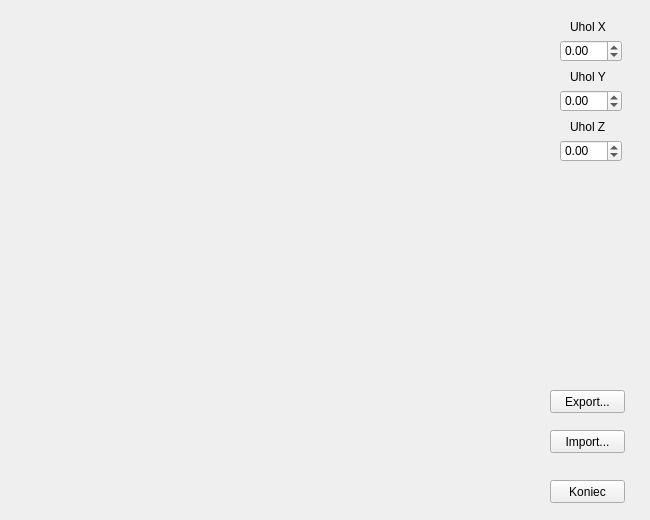
<?xml version="1.0" encoding="UTF-8"?>
<ui version="4.0">
 <class>MainWindow</class>
 <widget class="QMainWindow" name="MainWindow">
  <property name="geometry">
   <rect>
    <x>0</x>
    <y>0</y>
    <width>650</width>
    <height>520</height>
   </rect>
  </property>
  <property name="mouseTracking">
   <bool>true</bool>
  </property>
  <property name="windowTitle">
   <string>Model Exporter</string>
  </property>
  <widget class="QWidget" name="centralWidget">
   <widget class="QPushButton" name="pushButton">
    <property name="geometry">
     <rect>
      <x>550</x>
      <y>480</y>
      <width>75</width>
      <height>23</height>
     </rect>
    </property>
    <property name="text">
     <string>Koniec</string>
    </property>
   </widget>
   <widget class="OpenGLPanel" name="panelGL" native="true">
    <property name="geometry">
     <rect>
      <x>10</x>
      <y>10</y>
      <width>511</width>
      <height>491</height>
     </rect>
    </property>
    <property name="mouseTracking">
     <bool>true</bool>
    </property>
   </widget>
   <widget class="QPushButton" name="pushButton_2">
    <property name="geometry">
     <rect>
      <x>550</x>
      <y>430</y>
      <width>75</width>
      <height>23</height>
     </rect>
    </property>
    <property name="text">
     <string>Import...</string>
    </property>
   </widget>
   <widget class="QPushButton" name="pushButton_3">
    <property name="geometry">
     <rect>
      <x>550</x>
      <y>390</y>
      <width>75</width>
      <height>23</height>
     </rect>
    </property>
    <property name="text">
     <string>Export...</string>
    </property>
   </widget>
   <widget class="QDoubleSpinBox" name="angleX">
    <property name="geometry">
     <rect>
      <x>560</x>
      <y>40</y>
      <width>62</width>
      <height>22</height>
     </rect>
    </property>
    <property name="minimum">
     <double>-360.000000000000000</double>
    </property>
    <property name="maximum">
     <double>360.000000000000000</double>
    </property>
    <property name="singleStep">
     <double>10.000000000000000</double>
    </property>
   </widget>
   <widget class="QDoubleSpinBox" name="angleY">
    <property name="geometry">
     <rect>
      <x>560</x>
      <y>90</y>
      <width>62</width>
      <height>22</height>
     </rect>
    </property>
    <property name="minimum">
     <double>-360.000000000000000</double>
    </property>
    <property name="maximum">
     <double>360.000000000000000</double>
    </property>
    <property name="singleStep">
     <double>10.000000000000000</double>
    </property>
   </widget>
   <widget class="QDoubleSpinBox" name="angleZ">
    <property name="geometry">
     <rect>
      <x>560</x>
      <y>140</y>
      <width>62</width>
      <height>22</height>
     </rect>
    </property>
    <property name="minimum">
     <double>-360.000000000000000</double>
    </property>
    <property name="maximum">
     <double>360.000000000000000</double>
    </property>
    <property name="singleStep">
     <double>10.000000000000000</double>
    </property>
   </widget>
   <widget class="QLabel" name="label">
    <property name="geometry">
     <rect>
      <x>570</x>
      <y>20</y>
      <width>46</width>
      <height>13</height>
     </rect>
    </property>
    <property name="text">
     <string>Uhol X</string>
    </property>
   </widget>
   <widget class="QLabel" name="label_2">
    <property name="geometry">
     <rect>
      <x>570</x>
      <y>70</y>
      <width>46</width>
      <height>13</height>
     </rect>
    </property>
    <property name="text">
     <string>Uhol Y</string>
    </property>
   </widget>
   <widget class="QLabel" name="label_3">
    <property name="geometry">
     <rect>
      <x>570</x>
      <y>120</y>
      <width>46</width>
      <height>13</height>
     </rect>
    </property>
    <property name="text">
     <string>Uhol Z</string>
    </property>
   </widget>
  </widget>
  <action name="actionOtvori">
   <property name="text">
    <string>Otvoriť...</string>
   </property>
  </action>
  <action name="actionExportova">
   <property name="text">
    <string>Exportovať...</string>
   </property>
  </action>
  <action name="actionKoniec">
   <property name="text">
    <string>Koniec</string>
   </property>
  </action>
 </widget>
 <layoutdefault spacing="6" margin="11"/>
 <customwidgets>
  <customwidget>
   <class>OpenGLPanel</class>
   <extends>QWidget</extends>
   <header>openglpanel.h</header>
   <container>1</container>
   <slots>
    <slot>changeSize(int)</slot>
    <slot>changeRadius(double)</slot>
    <slot>loadCollada(CCollada*,char*)</slot>
    <slot>loadMDG(char*)</slot>
    <slot>saveMDG(char*)</slot>
    <slot>changeAngle(float,float,float)</slot>
    <slot>changeAngleX(double)</slot>
    <slot>changeAngleY(double)</slot>
    <slot>changeAngleZ(double)</slot>
   </slots>
  </customwidget>
 </customwidgets>
 <resources/>
 <connections>
  <connection>
   <sender>pushButton</sender>
   <signal>clicked()</signal>
   <receiver>MainWindow</receiver>
   <slot>close()</slot>
   <hints>
    <hint type="sourcelabel">
     <x>569</x>
     <y>498</y>
    </hint>
    <hint type="destinationlabel">
     <x>588</x>
     <y>342</y>
    </hint>
   </hints>
  </connection>
  <connection>
   <sender>MainWindow</sender>
   <signal>importFile(CCollada*,char*)</signal>
   <receiver>panelGL</receiver>
   <slot>loadCollada(CCollada*,char*)</slot>
   <hints>
    <hint type="sourcelabel">
     <x>632</x>
     <y>241</y>
    </hint>
    <hint type="destinationlabel">
     <x>490</x>
     <y>239</y>
    </hint>
   </hints>
  </connection>
  <connection>
   <sender>MainWindow</sender>
   <signal>importFile(char*)</signal>
   <receiver>panelGL</receiver>
   <slot>loadMDG(char*)</slot>
   <hints>
    <hint type="sourcelabel">
     <x>604</x>
     <y>199</y>
    </hint>
    <hint type="destinationlabel">
     <x>498</x>
     <y>201</y>
    </hint>
   </hints>
  </connection>
  <connection>
   <sender>MainWindow</sender>
   <signal>exportFile(char*)</signal>
   <receiver>panelGL</receiver>
   <slot>saveMDG(char*)</slot>
   <hints>
    <hint type="sourcelabel">
     <x>609</x>
     <y>292</y>
    </hint>
    <hint type="destinationlabel">
     <x>495</x>
     <y>291</y>
    </hint>
   </hints>
  </connection>
  <connection>
   <sender>angleX</sender>
   <signal>valueChanged(double)</signal>
   <receiver>panelGL</receiver>
   <slot>changeAngleX(double)</slot>
   <hints>
    <hint type="sourcelabel">
     <x>570</x>
     <y>49</y>
    </hint>
    <hint type="destinationlabel">
     <x>516</x>
     <y>49</y>
    </hint>
   </hints>
  </connection>
  <connection>
   <sender>angleY</sender>
   <signal>valueChanged(double)</signal>
   <receiver>panelGL</receiver>
   <slot>changeAngleY(double)</slot>
   <hints>
    <hint type="sourcelabel">
     <x>565</x>
     <y>99</y>
    </hint>
    <hint type="destinationlabel">
     <x>499</x>
     <y>94</y>
    </hint>
   </hints>
  </connection>
  <connection>
   <sender>angleZ</sender>
   <signal>valueChanged(double)</signal>
   <receiver>panelGL</receiver>
   <slot>changeAngleZ(double)</slot>
   <hints>
    <hint type="sourcelabel">
     <x>571</x>
     <y>155</y>
    </hint>
    <hint type="destinationlabel">
     <x>489</x>
     <y>151</y>
    </hint>
   </hints>
  </connection>
 </connections>
 <slots>
  <signal>importFile(CCollada*,char*)</signal>
  <signal>importFile(char*)</signal>
  <signal>exportFile(char*)</signal>
 </slots>
</ui>
